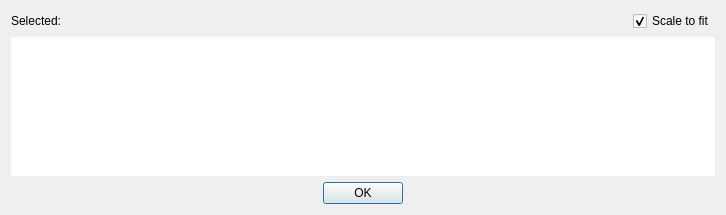
<?xml version="1.0" encoding="UTF-8"?>
<ui version="4.0">
 <class>PointInfo</class>
 <widget class="QDialog" name="PointInfo">
  <property name="enabled">
   <bool>true</bool>
  </property>
  <property name="geometry">
   <rect>
    <x>0</x>
    <y>0</y>
    <width>726</width>
    <height>215</height>
   </rect>
  </property>
  <property name="windowTitle">
   <string>Point</string>
  </property>
  <layout class="QVBoxLayout" name="verticalLayoutPoint">
   <property name="sizeConstraint">
    <enum>QLayout::SetDefaultConstraint</enum>
   </property>
   <item>
    <layout class="QHBoxLayout" name="horizontalLayout">
     <item>
      <widget class="QLabel" name="infoText">
       <property name="sizePolicy">
        <sizepolicy hsizetype="Expanding" vsizetype="Fixed">
         <horstretch>0</horstretch>
         <verstretch>0</verstretch>
        </sizepolicy>
       </property>
       <property name="text">
        <string>Selected:</string>
       </property>
      </widget>
     </item>
     <item>
      <widget class="QCheckBox" name="shouldScale">
       <property name="text">
        <string>Scale to fit</string>
       </property>
       <property name="checked">
        <bool>true</bool>
       </property>
       <property name="tristate">
        <bool>false</bool>
       </property>
      </widget>
     </item>
    </layout>
   </item>
   <item>
    <widget class="QWidget" name="dockWidgetPointPreviewContents" native="true">
     <property name="styleSheet">
      <string notr="true">background-color: rgb(255, 255, 255)</string>
     </property>
     <layout class="QVBoxLayout" name="verticalLayoutPointPreview">
      <property name="sizeConstraint">
       <enum>QLayout::SetDefaultConstraint</enum>
      </property>
      <property name="leftMargin">
       <number>0</number>
      </property>
      <property name="topMargin">
       <number>0</number>
      </property>
      <property name="rightMargin">
       <number>0</number>
      </property>
      <property name="bottomMargin">
       <number>0</number>
      </property>
      <item>
       <widget class="lvr::LVRPlotter" name="plotter" native="true"/>
      </item>
     </layout>
    </widget>
   </item>
   <item>
    <widget class="QDialogButtonBox" name="buttonBox">
     <property name="orientation">
      <enum>Qt::Horizontal</enum>
     </property>
     <property name="standardButtons">
      <set>QDialogButtonBox::Ok</set>
     </property>
     <property name="centerButtons">
      <bool>true</bool>
     </property>
    </widget>
   </item>
  </layout>
 </widget>
 <customwidgets>
  <customwidget>
   <class>lvr::LVRPlotter</class>
   <extends>QWidget</extends>
   <header>../../../../src/tools/viewer/widgets/LVRPlotter.hpp</header>
  </customwidget>
 </customwidgets>
 <resources/>
 <connections>
  <connection>
   <sender>buttonBox</sender>
   <signal>rejected()</signal>
   <receiver>PointInfo</receiver>
   <slot>reject()</slot>
   <hints>
    <hint type="sourcelabel">
     <x>316</x>
     <y>260</y>
    </hint>
    <hint type="destinationlabel">
     <x>286</x>
     <y>274</y>
    </hint>
   </hints>
  </connection>
  <connection>
   <sender>buttonBox</sender>
   <signal>accepted()</signal>
   <receiver>PointInfo</receiver>
   <slot>accept()</slot>
   <hints>
    <hint type="sourcelabel">
     <x>248</x>
     <y>254</y>
    </hint>
    <hint type="destinationlabel">
     <x>157</x>
     <y>274</y>
    </hint>
   </hints>
  </connection>
 </connections>
</ui>
